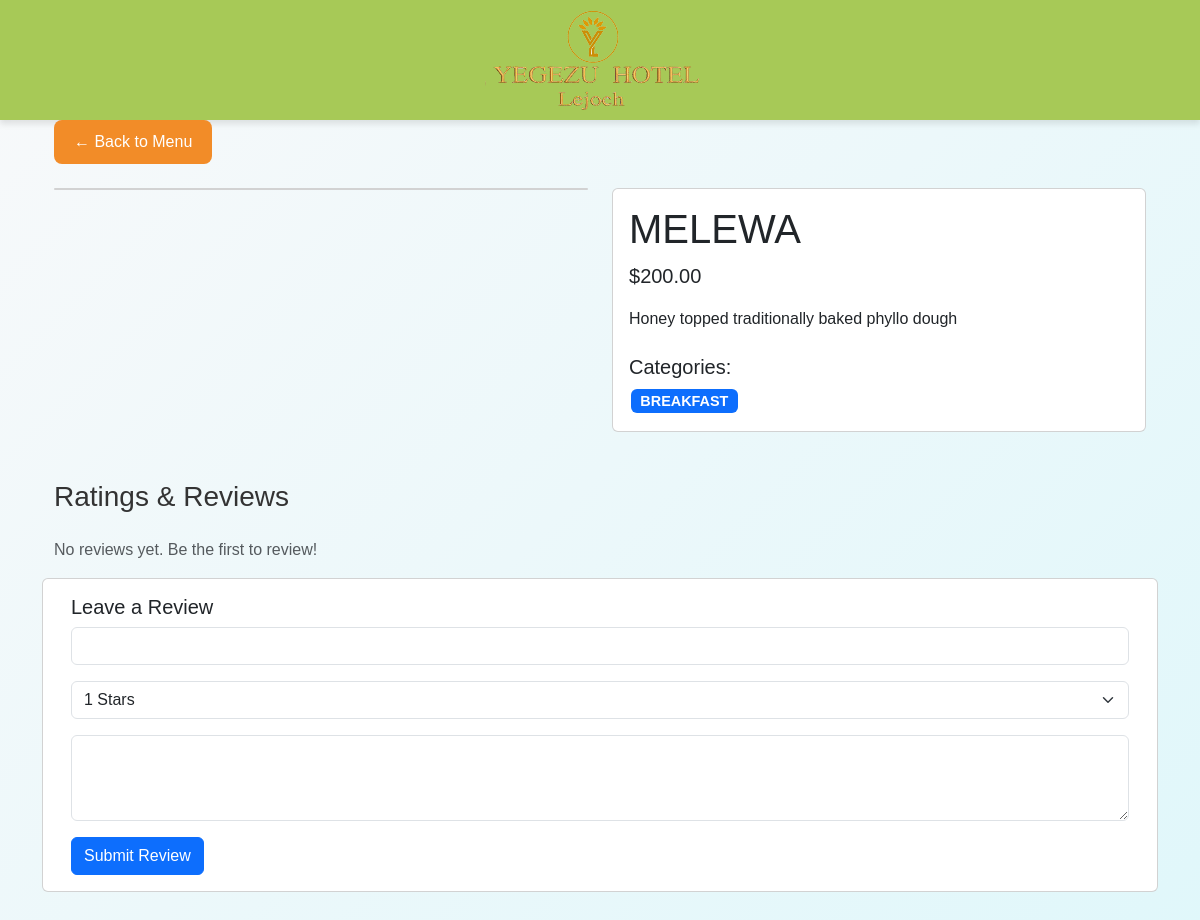
Screenshot of /item/4/ with the database file from the repository.
### menu/models.py (models this page shows, shortened)
class MenuItem(models.Model):
    name = models.CharField(max_length=100)
    description = models.TextField()
    price = models.DecimalField(max_digits=10, decimal_places=2)
    categories = models.ManyToManyField(Category)
    tags = models.ManyToManyField(Tag, blank=True)
    image = models.ImageField(upload_to='menu_images/', blank=True)
    is_active = models.BooleanField(default=True)
    created_at = models.DateTimeField(auto_now_add=True)
    tags = models.ManyToManyField(Tag, blank=True)

class Category(models.Model):
    name = models.CharField(max_length=100)
    main_category = models.ForeignKey(MainCategory, on_delete=models.CASCADE)
    description = models.TextField(blank=True)

### menu/views.py (the view)
# urls.py: path('item/<int:item_id>/', views.menu_item_detail, name='menu_item_detail'),
def menu_item_detail(request, item_id):
    item = get_object_or_404(MenuItem, id=item_id)
    ratings = Rating.objects.filter(menu_item=item)
    if request.method == 'POST':
        form = RatingForm(request.POST)
        if form.is_valid():
            Rating.objects.create(
                menu_item=item,
                stars=form.cleaned_data['stars'],
                comment=form.cleaned_data['comment'],
                guest_name=form.cleaned_data['guest_name']
            )
    else:
        form = RatingForm()
    context = {
        'item': item,
        'ratings': ratings,
        'form': form
    }
    return render(request, 'menu/detail.html', context)

### menu/forms.py
class RatingForm(forms.Form):
    guest_name = forms.CharField(
        label="Your Name",
        widget=forms.TextInput(attrs={'class': 'form-control'})
    )
    stars = forms.ChoiceField(
        label="Rating",
        choices=[(i, f"{i} Stars") for i in range(1, 6)],
        widget=forms.Select(attrs={'class': 'form-select'})
    )
    comment = forms.CharField(
        label="Comment",
        widget=forms.Textarea(attrs={'class': 'form-control', 'rows': 3}),
        required=False
    )

### menu/templates/menu/detail.html (shortened to what this page needs)
{% extends 'menu/base.html' %}
{% block content %}
<div class="container">
    <div class="mb-4">
        <a href="{% url 'menu' %}" class="btn btn-secondary">← Back to Menu</a>
    </div>
    <div class="row g-4">
        <div class="col-md-6">
            <div class="card">
            </div>
        </div>
        <div class="col-md-6">
            <div class="card h-100">
                <div class="card-body">
                    <h1 class="card-title">{{ item.name }}</h1>
                    <p class="lead">${{ item.price }}</p>
                    <p class="card-text">{{ item.description }}</p>
                    <div class="mt-4">
                        <h5>Categories:</h5>
                        {% for category in item.categories.all %}
                        <span class="badge bg-primary">{{ category.name }}</span>
                        {% endfor %}
                    </div>
                </div>
            </div>
        </div>
    </div>
    <div class="row mt-5">
        <div class="col-md-12">
            <h3 class="mb-4">Ratings & Reviews</h3>
            {% for rating in ratings %}
            <div class="card mb-3">
                <div class="card-body">
                    <div class="d-flex justify-content-between align-items-center mb-2">
                        <h5 class="card-title">{{ rating.guest_name }}</h5>
                        <div class="text-warning">
                            {% for _ in "12345" %}
                            {% if forloop.counter <= rating.stars %}★{% else %}☆{% endif %}
                            {% endfor %}
                        </div>
                    </div>
                    <p class="card-text">{{ rating.comment }}</p>
                    <small class="text-muted">{{ rating.created_at|date:"F j, Y" }}</small>
                </div>
            </div>
            {% empty %}
            <p class="text-muted">No reviews yet. Be the first to review!</p>
            {% endfor %}
        </div>
            <div class="card mb-5">
                <div class="card-body">
                    <h5 class="card-title">Leave a Review</h5>
                    <form method="post">
                        <div class="mb-3">
                            {{ form.guest_name }}
                        </div>
                        <div class="mb-3">
                            {{ form.stars }}
                        </div>
                        <div class="mb-3">
                            {{ form.comment }}
                        </div>
                        <button type="submit" class="btn btn-primary">Submit Review</button>
                    </form>
                </div>
            </div>
    </div>
</div>
{% endblock %}

### menu/static/menu/css/styles.css (style rules this page uses)
body { background: linear-gradient(135deg, #f8f9fa, #e0f7fa); font-family: 'Poppins', sans-serif; color: #333; margin: 0; padding: 0; }
.card.h-100 { display: flex; flex-direction: column; justify-content: space-between; }
.badge { font-size: 0.9em; margin: 2px; }
.btn-secondary { background-color: #f28c28; color: white; border: none; padding: 10px 20px; border-radius: 8px; font-size: 16px; cursor: pointer; transition: background-color 0.3s; }

### rows the page displays
MenuItem: name "MELEWA", price "200.00", description "Honey topped traditionally baked phyllo dough"
Category: name "BREAKFAST"
